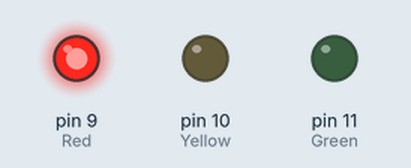
Simulated run of this sketch. Board: Arduino Uno, built with avr-gcc and run on an emulated ATmega328P. Shown: output pins drawn as LEDs (lit = HIGH).

Above: at 0.5 s.
At 1.5 s:
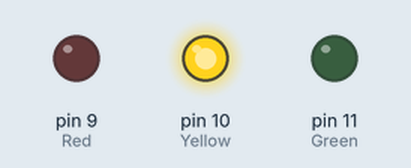
At 5.5 s:
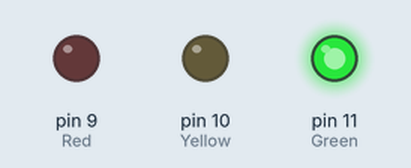
Timing chart, 0 to 6.9 s (numbered marks = the images above):
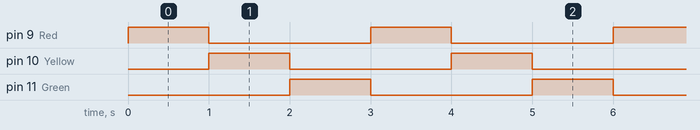

The sketch:

1_LED_Module.ino
```cpp
//LED신호등에 사용되는 LED 변수 지정
int Red = 9;
int Yellow = 10;
int Green = 11;


void setup() {
  //LED신호등 초기화
  pinMode(Red, OUTPUT);
  pinMode(Yellow, OUTPUT);
  pinMode(Green, OUTPUT);
}

void loop() {

  digitalWrite(Red, HIGH); //빨간색 LED ON!
  digitalWrite(Yellow, LOW); //노란색 LED OFF!
  digitalWrite(Green, LOW); //초록색 LED OFF!
  delay(1000);
  digitalWrite(Red, LOW); //빨간색 LED OFF!
  digitalWrite(Yellow, HIGH); //노란색 LED ON!
  digitalWrite(Green, LOW); //초록색 LED OFF!
  delay(1000);
  digitalWrite(Red, LOW); //빨간색 LED OFF!
  digitalWrite(Yellow, LOW); //노란색 LED OFF!
  digitalWrite(Green, HIGH); //초록색 LED ON!
  delay(1000);

}
```

Measured:
- by itself, pin 9 (Red), pin 10 (Yellow), pin 11 (Green): alternates HIGH for 1.0 s and LOW for 2.0 s
- by itself, everything shown: repeats every 3.0 s, in 3 steps
